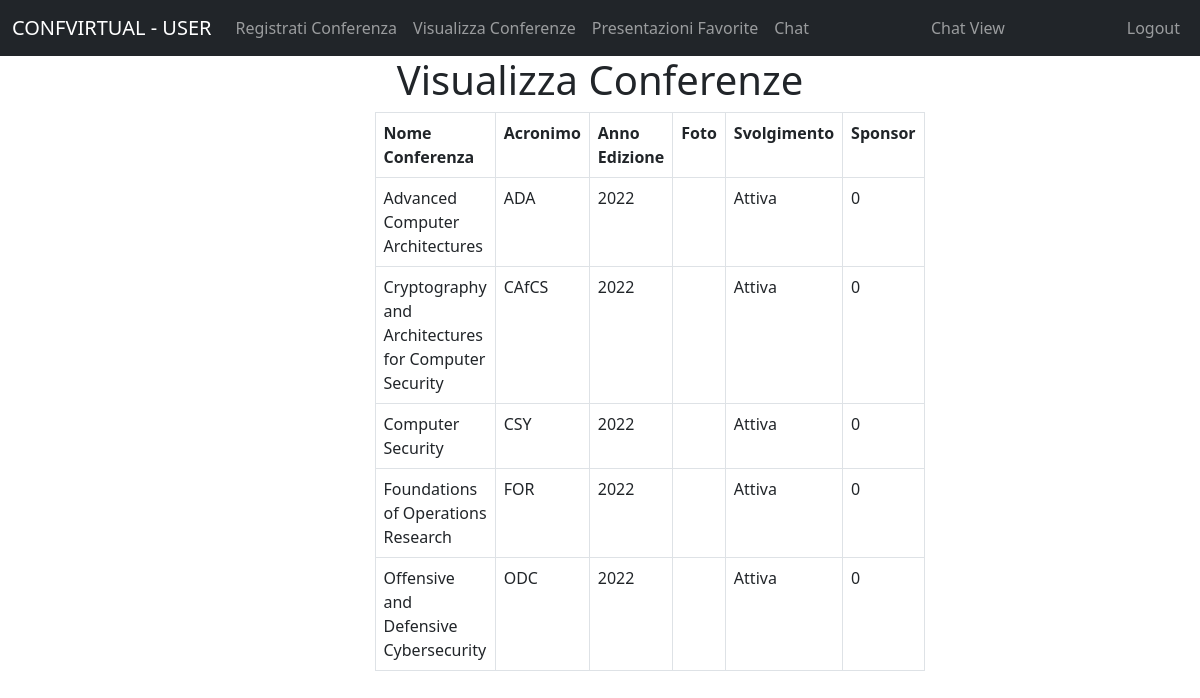
The page /users_operations/ShowConference.php on the database its author committed.
### tables this page shows
CREATE TABLE CONFERENZA (
    Nome VARCHAR(200),
    Acronimo VARCHAR(200),
    AnnoEdizione INT,  
    Logo BLOB,
    Svolgimento ENUM("Attiva", "Completata") DEFAULT "Attiva",   
    TotaleSponsorizzazione INT DEFAULT 0,
    PRIMARY KEY(AnnoEdizione, Acronimo)
);

### users_operations/ShowConference.php (the view, shortened to what this page needs)
<!DOCTYPE html>
<html lang="en">
<head>
    <link href="https://cdn.jsdelivr.net/npm/bootstrap@5.1.3/dist/css/bootstrap.min.css" rel="stylesheet">
</head>
<body>
    <?php include("../users_operations/NavbarUser.php") ?>
    <div class="container">
        <div class="row">
            <div class="col-md-5 mx-auto">
                <div id="first">
                    <div class="myform form">
                        <div class="logo mb-2">
                            <div class="col-md-12 text-center">
                                <h1>Visualizza Conferenze</h1>
                            </div>
                        </div>
                        <?php
                        try{
                            $con = new PDO('mysql:host=localhost;dbname=confvirtual', $user = 'root', $pass = '');
                            $con -> setAttribute(PDO::ATTR_ERRMODE, PDO::ERRMODE_EXCEPTION);
                            $con -> exec('SET NAMES "utf8"');
                            $query = ("SELECT * FROM CONFERENZA WHERE Svolgimento = 'Attiva'");
                        } catch(PDOException $e){
                            echo "Error: " , $e -> getMessage();
                        }
                        ?>
                        <form form name="frmContact" autocomplete="off">
                        <table class="table table-bordered">
                            <tr>
                                <th>Nome Conferenza</th>
                                <th>Acronimo</th>
                                <th>Anno Edizione</th>
                                <th>Foto</th>
                                <th>Svolgimento</th>
                                <th>Sponsor</th>
                            </tr>
                            <?php
                            $result = $con->prepare($query);
                            $result -> execute();
                            while ($row = $result->fetch()) {
                            echo "<tr>";
                            echo "<td>".$row['Nome']."</td>";
                            echo "<td>".$row['Acronimo']."</td>";
                            echo "<td>".$row['AnnoEdizione']."</td>";
                            echo "<td>".$row['Logo']."</td>";
                            echo "<td>".$row['Svolgimento']."</td>";
                            echo "<td>".$row['TotaleSponsorizzazione']."</td>";
                            echo "</tr>";
                            }
                            ?>
                        </table>
                        </form>
                    </div>
                </div>
            </div>
        </div>
    </div>
</body>
</html>

### rows shown on the page
conferenza: Nome "Advanced Computer Architectures", Acronimo "ADA", AnnoEdizione "2022", Svolgimento "Attiva", TotaleSponsorizzazione "0"
conferenza: Nome "Cryptography and Architectures for Computer Security", Acronimo "CAfCS", AnnoEdizione "2022", Svolgimento "Attiva", TotaleSponsorizzazione "0"
conferenza: Nome "Computer Security", Acronimo "CSY", AnnoEdizione "2022", Svolgimento "Attiva", TotaleSponsorizzazione "0"
conferenza: Nome "Foundations of Operations Research", Acronimo "FOR", AnnoEdizione "2022", Svolgimento "Attiva", TotaleSponsorizzazione "0"
conferenza: Nome "Offensive and Defensive Cybersecurity", Acronimo "ODC", AnnoEdizione "2022", Svolgimento "Attiva", TotaleSponsorizzazione "0"
